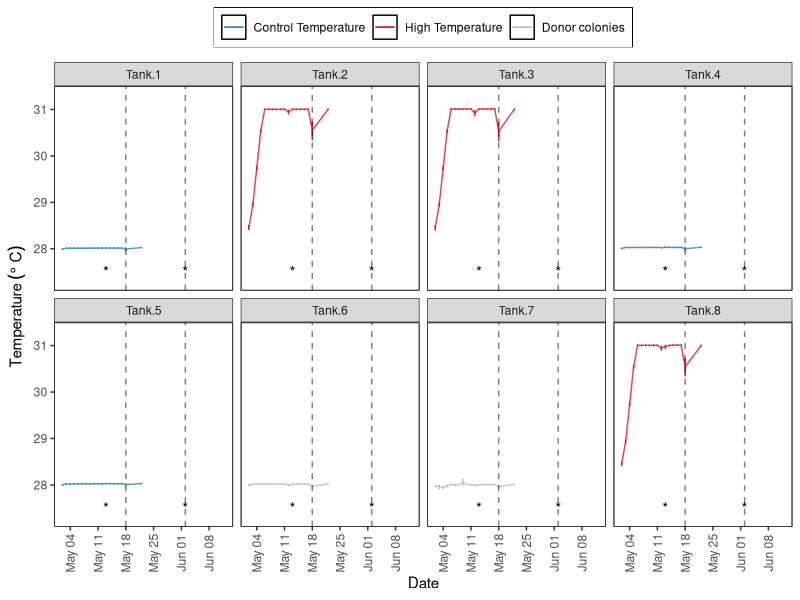
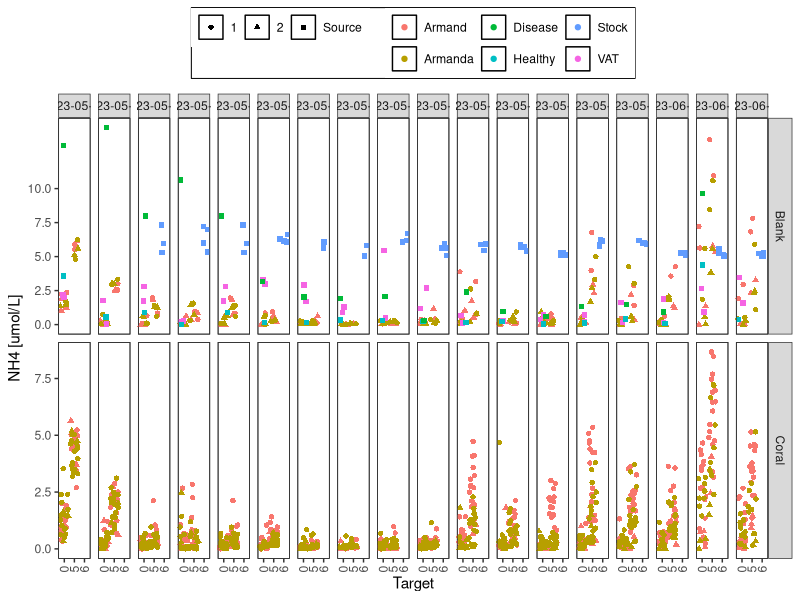
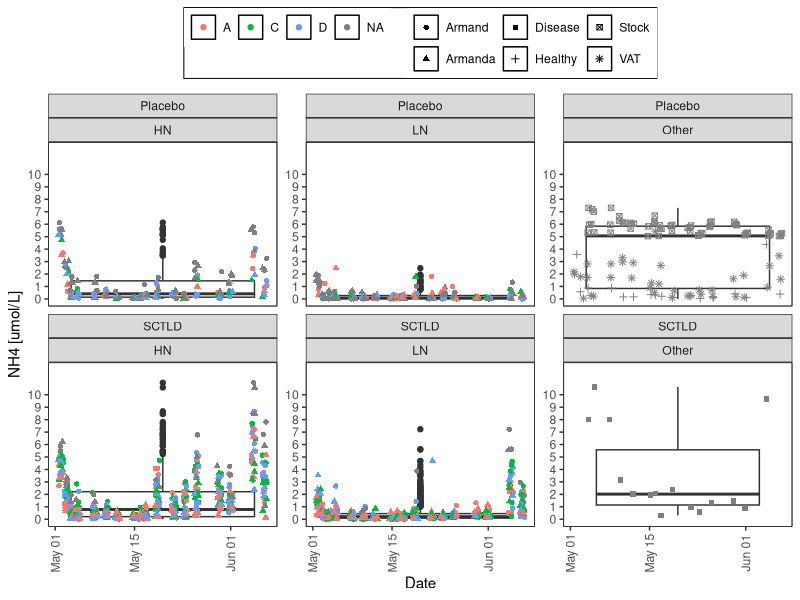
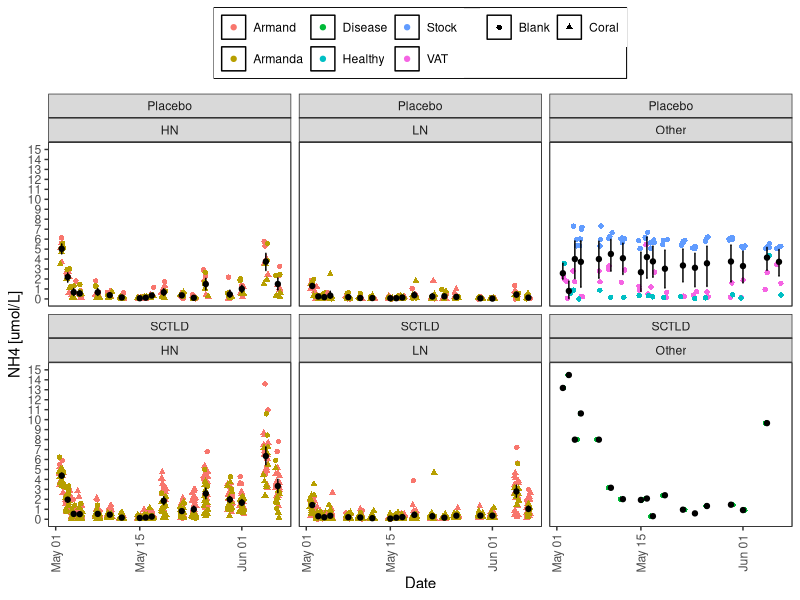
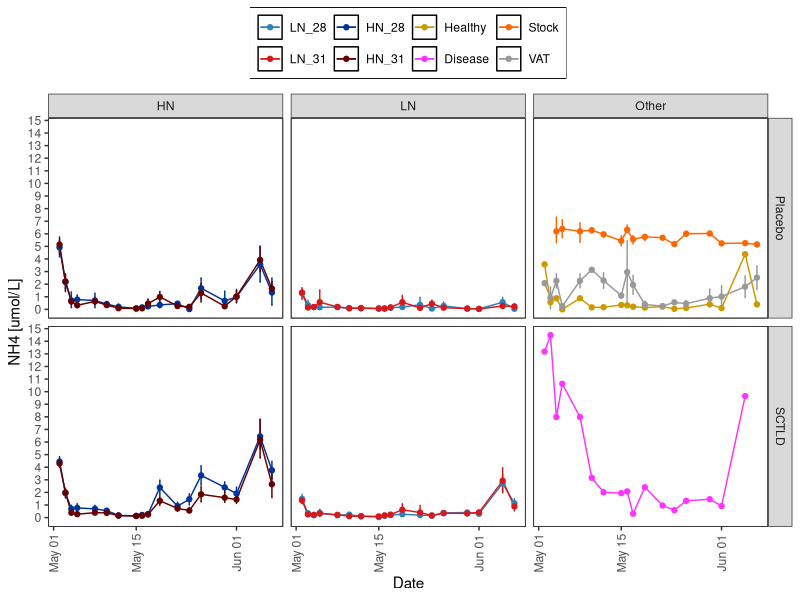
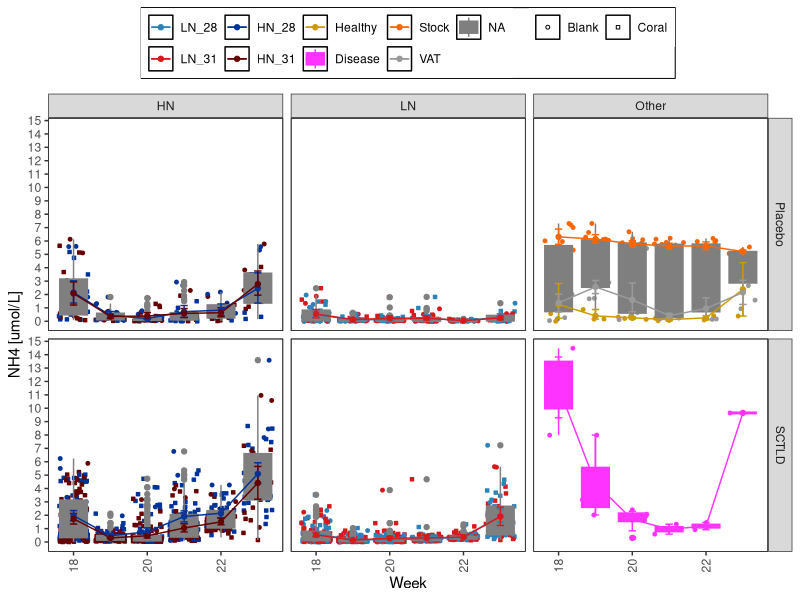
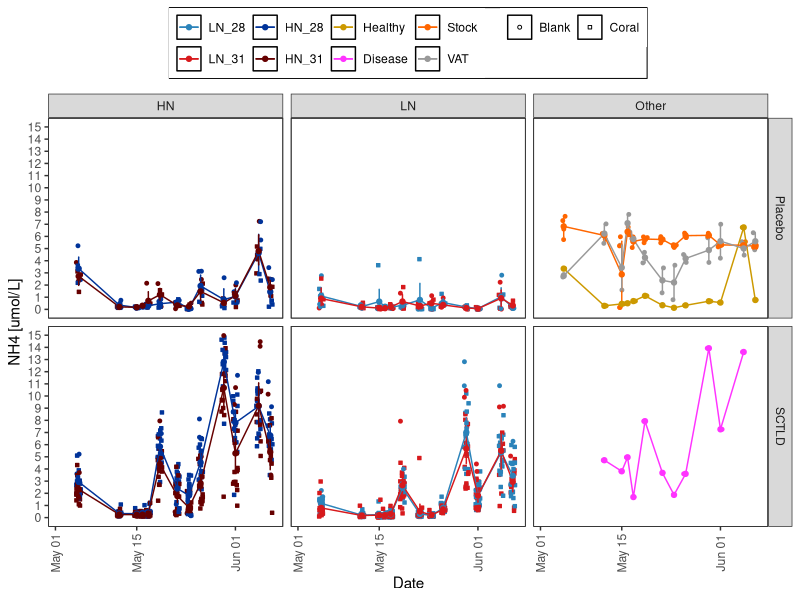
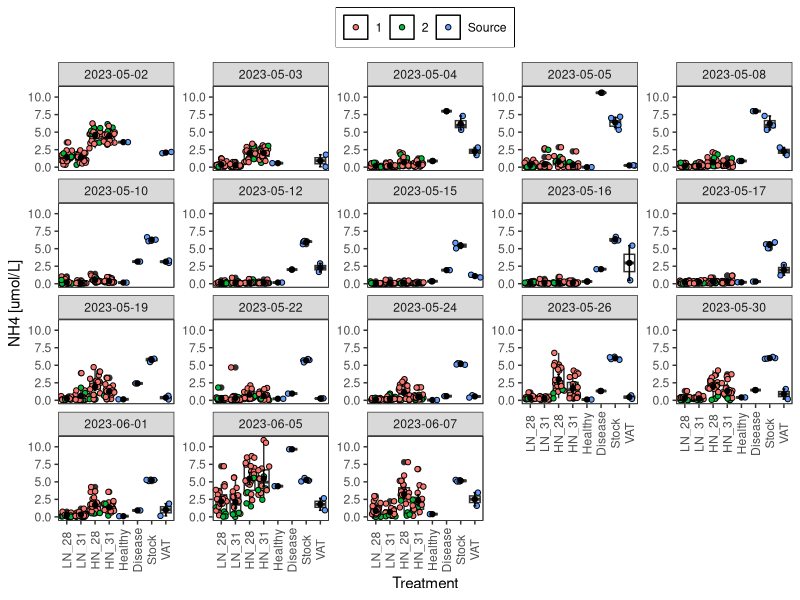

Here is the R script that generated these plots, in order: (Note: this script raises an error after producing the figures.)
## ---- chunk 1
knitr::opts_chunk$set(echo = TRUE, warning=FALSE, message=FALSE)
## ---- chunk 2

# Load all libraries and sources required to run the script
    library(tidyverse)
    library(ggthemes)
    library(ggplot2)
    library(plyr)
    library(tidyr)

    library(lme4)
    library(lmerTest)
    library(reshape2)

# Graphs
# Plots
MyTheme<-theme_bw() +  
theme(legend.position="top",
          plot.background=element_blank(),
          axis.text.x = element_text(angle = 90, vjust = 0.5),
          panel.grid.major.y = element_blank(),
          panel.grid.major.x = element_blank(),
          panel.grid.minor.x = element_blank(),
          panel.grid.minor.y = element_blank(),
          legend.box.background = element_rect(),
          legend.title = element_blank(),
          panel.background =element_rect(fill = NA, 
                                         color = "black"))#+
  #guides(fill=guide_legend(nrow=2,byrow=TRUE), shape=guide_legend(nrow=3,byrow=TRUE))

Treat_fill<-scale_fill_manual(values =
                           c("#2b83ba", "#003399",
                             "#d7191c", "#660000"))

Treat_colour<-scale_colour_manual(values =
                           c("#2b83ba", "#003399",
                             "#d7191c", "#660000"))
  
## ---- chunk 3
# Data
    Temp<-read.csv("Data/Temperature.csv", header = TRUE)
    #summary(Temp)
    Temp$Time<-as.POSIXct(Temp$Time, format="%m/%d/%Y %H:%M",
                               tz = "America/New_York" )
    Temp<-Temp %>% filter(!between(Time, as.POSIXct('2023-05-18 08:50:00.00'),
                                as.POSIXct('2023-05-18 09:55:00.00')))
   
    
    Temp <- gather(Temp, Tank, Temperature, 
                   Tank.1:Tank.8, factor_key=TRUE)
    #Temp<-Temp[Temp$Tank!="Tank.6",]
    #Temp<-Temp[Temp$Tank!="Tank.7",]
    Temp<-Temp %>% mutate(Group =
                     case_when(Tank == "Tank.1" ~ "Control Temperature", 
                               Tank == "Tank.2" ~ "High Temperature", 
                               Tank == "Tank.3" ~ "High Temperature", 
                               Tank == "Tank.4" ~ "Control Temperature",
                               Tank == "Tank.5" ~ "Control Temperature", 
                               Tank == "Tank.6" ~ "Donor colonies", 
                               Tank == "Tank.7" ~ "Donor colonies", 
                               Tank == "Tank.8" ~ "High Temperature"))
    Temp$Group<-factor(Temp$Group, levels = c("Control Temperature",
                                              "High Temperature",
                                              "Donor colonies"))
    
    # Remove data from tank that had a sensor failed
    Temp<-Temp %>% filter((Time<as.POSIXct('2023-06-02 00:50:00.00') | 
                          Tank!="Tank.8"))
    Temp$Date<-as.Date(Temp$Time)
    summary(Temp)
## ---- chunk 4
Temperature<- ggplot(Temp, aes (Time, Temperature)) +
  geom_jitter(aes(colour=Group), alpha=1, size=0.5)+
  # stat_summary(fun.data = "mean_cl_boot", 
  #              geom = "errorbar", width = 0.2,  color="black" )+
  # stat_summary(fun=mean, geom="point",  color="black") + 

  theme(legend.position = "bottom")+
  scale_y_continuous(limits = c(26, 32),
                      breaks = seq(0,32, 2),  
                      #   expand = c(0.01, 0.01),
                      name=("Temperature (C)")) +
  
    scale_x_datetime(breaks = "7 days",
                      date_labels = "%b %d",
                      limits = c(as.POSIXct("2023-05-02 12:30"),
                                 as.POSIXct("2023-06-06 02:00")),
                      #  expand = c(0.01, 0.01),
                      name=("Date")) +
   
  geom_vline(xintercept = as.POSIXct("2023-05-18"),
              linetype=2)+
  annotate("text", x = c(as.POSIXct("2023-05-13"), as.POSIXct("2023-06-12")), y = 27, label = "*")+
  
  MyTheme + facet_wrap(~Tank, ncol = 4)+
  #facet_wrap(~(fct_rev(Tank)), ncol = 4)+
  scale_colour_manual(
  values = c("#2b83ba", "#d7191c", "gray"))+
  theme(legend.position = "none")

#Temperature
## ---- chunk 5
Temperature<- ggplot(Temp, aes (Date, Temperature, colour=Group)) +
  #geom_jitter(aes(colour=Group), alpha=1, size=0.5)+
  stat_summary(fun.data = "mean_cl_boot", 
                geom = "errorbar", width = 0.2)+
  stat_summary(fun=mean, geom="line", alpha=0.8) + 

  theme(legend.position = "bottom")+
  scale_y_continuous(limits = c(27.3, 31.3),
                      breaks = seq(0,32, 1),  
                      #   expand = c(0.01, 0.01),
                      name=expression(Temperature~(degree~C))) +
  
    scale_x_date(breaks = "7 days",
                      date_labels = "%b %d",
                      limits = c(as.Date("2023-05-02"),
                                 as.Date("2023-06-12")),
                      #  expand = c(0.01, 0.01),
                      name=("Date")) +
   
  geom_vline(xintercept = as.Date(c("2023-05-18", "2023-06-02")),
              linetype=2, alpha=0.5)+
  annotate("text", x = c(as.Date("2023-05-13"), 
                         as.Date("2023-06-02")), y = 27.5, label = "*")+
  
  MyTheme + facet_wrap(~Tank, ncol = 4)+
  #facet_wrap(~(fct_rev(Tank)), ncol = 4)+
  scale_colour_manual(
  values = c("#2b83ba", "#d7191c", "gray"))+
  theme(legend.position = "top")

Temperature
## ---- chunk 6
# Data
    data<-read.csv("Data/Nutrients.csv", header = TRUE)
    data<-data[data$Sample.ID<1843,]
    summary(data)
    
    data$N<-as.numeric(data$N)
    
    data$Date<-as.Date(data$Date)
    #data$Time<-as.POSIXct(data$Time)
    library(lubridate)
    data$Week<-isoweek(ymd(data$Date))
    
    data$TimePoint<-factor(data$TP)-17
    data$Target<-factor(data$Target,
                           levels=c("0", "5", "6"))
    # data$Pump<-factor(data$Pump,
    #                        levels=c("1", "2"))
    
    data<-droplevels(data)
    data$Treatment<-factor(data$Treatment, levels = c ("LN_28", "LN_31", "HN_28", "HN_31",
                                                       "Healthy", "Disease",  "Stock", "VAT"))
    data$Treatment3<-factor(paste(data$Nutrients, 
                                  data$Disease, sep = "_"))
    data<-data[data$Date!="2023-05-18", ]
    summary(data)
## ---- chunk 7
NH4_plot<- ggplot(data, aes (Target, NH4)) +
  #geom_boxplot ()+
  geom_jitter(aes(colour=Arm, shape=Pump), alpha=1)+
  # stat_summary(fun.data = "mean_cl_boot", 
  #              geom = "errorbar", width = 0.2,  color="black" )+
  # stat_summary(fun=mean, geom="point",  color="black") + 
  #geom_point(shape=21)+

 
  theme(legend.position = "bottom")+
  scale_y_continuous(#limits = c(0, 11),
                      breaks = seq(0,12, 2.5),  
                      #   expand = c(0.01, 0.01),
                      name=("NH4 [umol/L]")) +
  # geom_hline(yintercept = 4.1, linetype=2)+
  # geom_hline(yintercept = 0.3, linetype=2)+
  MyTheme +
  facet_grid(Beaker.conditions~Date, scales = "free_y")

NH4_plot
## ---- chunk 8
NH4_genotype<- ggplot(data, aes (Date, NH4)) +
  geom_boxplot ()+
  geom_jitter(aes(colour=Genotype, shape=Arm), alpha=1)+
  # stat_summary(fun.data = "mean_cl_boot", 
  #              geom = "errorbar", width = 0.2,  color="black" )+
  # stat_summary(fun=mean, geom="point",  color="black") + 
  #geom_point(shape=21)+

  theme(legend.position = "bottom")+
  scale_y_continuous(limits = c(0, 12),
                      breaks = seq(0,10, 1),  
                      #   expand = c(0.01, 0.01),
                      name=("NH4 [umol/L]")) +
  # geom_hline(yintercept = 4.1, linetype=2)+
  # geom_hline(yintercept = 0.3, linetype=2)+
  MyTheme +
  facet_wrap(Disease~Nutrients, scales = "free_y")
NH4_genotype
## ---- chunk 9
NH4_Arms<- ggplot(data, aes (Date, NH4)) +
  #geom_boxplot ()+
  geom_jitter(aes(colour=Arm, shape=Beaker.conditions), alpha=1)+
  stat_summary(fun.data = "mean_cl_boot", 
                geom = "errorbar", width = 0.2,  color="black" )+
   stat_summary(fun=mean, geom="point",  color="black") + 
  #geom_point(shape=21)+

 
  theme(legend.position = "bottom")+
  scale_y_continuous(limits = c(0, 15),
                      breaks = seq(0,20, 1),  
                      #   expand = c(0.01, 0.01),
                      name=("NH4 [umol/L]")) +
  # geom_hline(yintercept = 4.1, linetype=2)+
  # geom_hline(yintercept = 0.3, linetype=2)+
  MyTheme +
  facet_wrap(Disease~Nutrients)

NH4_Arms
## ---- chunk 10
NH4_Temp<- ggplot(data, aes (Date, NH4, fill=Treatment, colour=Treatment)) +
 
  #geom_jitter(aes(colour=Treatment, shape=Beaker.conditions), alpha=1, size =1)+
  #geom_boxplot ()+
  scale_shape_manual(values=c(21, 22))+
  scale_color_manual(values=c("#2b83ba", "#d7191c", "#003399", "#660000",
                              '#CC9900','#FF33FF', '#FF6600', "#999999"))+
  scale_fill_manual(values=c("#2b83ba", "#d7191c", "#003399", "#660000",
                              '#CC9900','#FF33FF', '#FF6600', "#999999"))+
  stat_summary(fun.data = "mean_cl_boot", 
                geom = "errorbar", width = 0.2)+
  stat_summary(fun.data = "mean_cl_boot", 
                geom = "line")+
  stat_summary(fun=mean, geom="point") + 
  #geom_point(shape=21)+
 
  theme(legend.position = "bottom")+
  scale_y_continuous(#limits = c(0, 15),
                      breaks = seq(0,20, 1),  
                      #   expand = c(0.01, 0.01),
                      name=("NH4 [umol/L]")) +
  # geom_hline(yintercept = 4.1, linetype=2)+
  # geom_hline(yintercept = 0.3, linetype=2)+
  MyTheme
  #NH4_Temp+facet_wrap(~Nutrients)
  NH4_Temp+facet_grid(Disease~Nutrients)
## ---- chunk 11
NH4_W<- ggplot(data, aes (Week, NH4, fill=Treatment, colour=Treatment)) +
 
  geom_jitter(aes(colour=Treatment, shape=Beaker.conditions), 
              alpha=1, size =1)+
  geom_boxplot(aes (Week, NH4, fill=Treatment, group=Week))+
  scale_shape_manual(values=c(21, 22))+
  scale_color_manual(values=c("#2b83ba", "#d7191c", "#003399", "#660000",
                              '#CC9900','#FF33FF', '#FF6600', "#999999"))+
  scale_fill_manual(values=c("#2b83ba", "#d7191c", "#003399", "#660000",
                              '#CC9900','#FF33FF', '#FF6600', "#999999"))+
  stat_summary(fun.data = "mean_cl_boot", 
                geom = "errorbar", width = 0.2)+
  stat_summary(fun.data = "mean_cl_boot", 
                geom = "line")+
  stat_summary(fun=mean, geom="point") + 
  #geom_point(shape=21)+
 
  theme(legend.position = "bottom")+
  scale_y_continuous(#limits = c(0, 15),
                      breaks = seq(0,20, 1),  
                      #   expand = c(0.01, 0.01),
                      name=("NH4 [umol/L]")) +
  # geom_hline(yintercept = 4.1, linetype=2)+
  # geom_hline(yintercept = 0.3, linetype=2)+
  MyTheme
  #NH4_Temp+facet_wrap(~Nutrients)
  NH4_W+facet_grid(Disease~Nutrients)
## ---- chunk 12
N_Temp<- ggplot(data, aes (Date, N, fill=Treatment, colour=Treatment )) +
 
  geom_jitter(aes(colour=Treatment, shape=Beaker.conditions), alpha=1, size =1)+
  #geom_boxplot ()+
  scale_shape_manual(values=c(21, 22))+
  scale_color_manual(values=c("#2b83ba", "#d7191c", "#003399", "#660000",
                              '#CC9900','#FF33FF', '#FF6600', "#999999"))+
  scale_fill_manual(values=c("#2b83ba", "#d7191c", "#003399", "#660000",
                              '#CC9900','#FF33FF', '#FF6600', "#999999"))+
  stat_summary(fun.data = "mean_cl_boot", 
                geom = "errorbar", width = 0.2)+
   stat_summary(fun.data = "mean_cl_boot", 
                geom = "line")+
   stat_summary(fun=mean, geom="point") + 
 
  theme(legend.position = "bottom")+
  scale_y_continuous(limits = c(0, 15),
                      breaks = seq(0,20, 1),  
                      #   expand = c(0.01, 0.01),
                      name=("NH4 [umol/L]")) +
  # geom_hline(yintercept = 4.1, linetype=2)+
  # geom_hline(yintercept = 0.3, linetype=2)+
  MyTheme
  #N_Temp+facet_wrap(~Nutrients)
N_Temp+facet_grid(Disease~Nutrients)

## ---- chunk 13
Concentrations <- ddply (data, .(Nutrients, Disease, Date),
                         summarise,
                meanNH4 = mean (NH4, na.rm = T), 
                sdNH4 = sd (NH4, na.rm = T))
Concentrations

Concentrations<-Concentrations %>% 
 mutate_if(is.numeric, round, digits=2)

# Concentrations<-reshape(Concentrations, idvar = c("Date"),
#                     timevar = c("Nutrients", "Disease"), direction = "wide")
# #Concentrations$Difference<-Concentrations$meanNH4.5-Concentrations$meanNH4.0
# Concentrations

## ---- chunk 14
NH4<- ggplot(data, aes (Treatment, NH4)) +
  geom_boxplot ()+
  geom_jitter(aes(fill=Pump), alpha=1, shape=21,)+
  stat_summary(fun.data = "mean_cl_boot",geom = "errorbar", width = 0.2,  color="black" )+
  stat_summary(fun=mean, geom="point",  color="black") + 
  #geom_point(shape=21)+

 
  theme(legend.position = "bottom")+
  scale_y_continuous(limits = c(0, 11),
                      breaks = seq(0,10, 2.5),  
                      #   expand = c(0.01, 0.01),
                         name=("NH4 [umol/L]")) +
  MyTheme +
  facet_wrap(~Date, scales = "free_y")

NH4
## ---- chunk 15
Concentrations <- ddply (data, .(Treatment, Date),
                         summarise,
                meanNH4 = mean (NH4, na.rm = T), 
                sdNH4 = sd (NH4, na.rm = T))
Concentrations

Concentrations<-Concentrations %>% 
 mutate_if(is.numeric, round, digits=2)

Concentrations<-reshape(Concentrations, idvar = c("Date"),
                    timevar = "Treatment", direction = "wide")

#Concentrations$Difference<-Concentrations$meanNH4.5-Concentrations$meanNH4.0
Concentrations

## ---- chunk 16
delta_O2<- ggplot(wide.data, aes (Treatment.Exposure, change)) +
  geom_boxplot ()+
  stat_summary(fun.data = "mean_cl_boot",geom = "errorbar", width = 0.2, colour="blue")+
  stat_summary(fun=mean, geom="point", colour="blue") + 
  geom_point(shape=21)+

  geom_point(alpha=0.5, shape=21)+
  theme(legend.position = "bottom")+
  scale_y_continuous(#limits = c(0, 15),
                      #   breaks = seq(0,1,0.2),  
                      #   expand = c(0.01, 0.01),
                         name=("delta O2 [nmol/min]")) +
  MyTheme + geom_abline(slope = 0, intercept = 0)+
  facet_grid(~Species.Exposure)
delta_O2


log_delta_O2<- ggplot(wide.data, aes (Treatment.Exposure, log(change))) +
  geom_boxplot ()+
  stat_summary(fun.data = "mean_cl_boot",geom = "errorbar", width = 0.2, colour="blue")+
  stat_summary(fun=mean, geom="point", colour="blue") + 
  #geom_point(shape=21)+

  geom_point(alpha=0.5, shape=21)+
  theme(legend.position = "bottom")+
  scale_y_continuous(#limits = c(0, 15),
                      #   breaks = seq(0,1,0.2),  
                      #   expand = c(0.01, 0.01),
                         name=("log delta O2 [nmol/min]")) +
  MyTheme + geom_abline(slope = 0, intercept = 0)+
  facet_grid(~Species.Exposure)
log_delta_O2
## ---- chunk 17
## model 1: LMER for both species
  fit1<-lmerTest::lmer(FINAL.MO2..nmol.min. ~Treatment * Timepoint +
                         Species + (1|Core), data=data)
  isSingular(fit1)
  anova(fit1)
  ranova(fit1)
  summary(fit1)
  par(mfrow=c(2,2))
  plot(fit1)
  par(mfrow=c(1,1))
  step(fit1)
  
## model 2: LMER for Past
  fit_Past<-lmerTest::lmer(FINAL.MO2..nmol.min. ~Treatment*Timepoint + (1|Core),
            data=data[data$Species=="Past",])
  isSingular(fit_Past)
  anova(fit_Past)
  ranova(fit_Past)
  summary(fit_Past)
  par(mfrow=c(2,2))
  plot(fit_Past)
  par(mfrow=c(1,1))
  #step(fit_Past)
  
## model 3: LMER for Ssid
  fit_Ssid<-lmerTest::lmer(FINAL.MO2..nmol.min. ~Treatment*Timepoint + (1|Core),
               data=data[data$Species=="Ssid",])
  isSingular(fit_Ssid)
  anova(fit_Ssid)
  ranova(fit_Ssid)
  summary(fit_Ssid)
  plot(fit_Ssid)
  #step(fit_Ssid)
## ---- chunk 18
exposure<-data[data$Timepoint=="Exposure", ]

## model 1: LMER for both species
  fit1<-lmerTest::lmer(log(FINAL.MO2..nmol.min.) ~Treatment +
                         Species + (1|Tank), data=exposure)
  isSingular(fit1)
  anova(fit1)
  ranova(fit1)
  summary(fit1)
  par(mfrow=c(2,2))
  plot(fit1)
  par(mfrow=c(1,1))
  #step(fit1)
  
## model 2: LMER for Past
  fit_Past<-lmerTest::lmer(log(FINAL.MO2..nmol.min.) ~Treatment + (1|Tank),
            data=exposure[exposure$Species=="Past",])
  isSingular(fit_Past)
  anova(fit_Past)
  ranova(fit_Past)
  summary(fit_Past)
  par(mfrow=c(2,2))
  plot(fit_Past)
  par(mfrow=c(1,1))
  #step(fit_Past)
  
## model 3: LMER for Ssid
  fit_Ssid<-lmerTest::lmer(log(FINAL.MO2..nmol.min.) ~Treatment + (1|Tank),
               data=exposure[exposure$Species=="Ssid",])
  isSingular(fit_Ssid)
  anova(fit_Ssid)
  ranova(fit_Ssid)
  summary(fit_Ssid)
  plot(fit_Ssid)
  #step(fit_Ssid)
## ---- chunk 19
exposure<-data[data$Timepoint=="Exposure", ]

## model 1: LMER for both species
  fit1<-lmerTest::lmer(FINAL.MO2..nmol.min. ~Treatment +
                         Species + (1|Tank), data=exposure)
  isSingular(fit1)
  anova(fit1)
  ranova(fit1)
  summary(fit1)
  par(mfrow=c(2,2))
  plot(fit1)
  par(mfrow=c(1,1))
  #step(fit1)
  
## model 2: LMER for Past
  fit_Past<-lmerTest::lmer(FINAL.MO2..nmol.min. ~Treatment + (1|Tank),
            data=exposure[exposure$Species=="Past",])
  isSingular(fit_Past)
  anova(fit_Past)
  ranova(fit_Past)
  summary(fit_Past)
  par(mfrow=c(2,2))
  plot(fit_Past)
  par(mfrow=c(1,1))
  #step(fit_Past)
  
## model 3: LMER for Ssid
  fit_Ssid<-lmerTest::lmer(FINAL.MO2..nmol.min. ~Treatment + (1|Tank),
               data=exposure[exposure$Species=="Ssid",])
  isSingular(fit_Ssid)
  anova(fit_Ssid)
  ranova(fit_Ssid)
  summary(fit_Ssid)
  plot(fit_Ssid)
  #step(fit_Ssid)
## ---- chunk 20
recovery<-data[data$Timepoint=="Recovery", ]

## model 1: LMER for both species
  fit1<-lmerTest::lmer(log(FINAL.MO2..nmol.min.) ~Treatment +
                         Species + (1|Tank), data=recovery)
  isSingular(fit1)
  anova(fit1)
  ranova(fit1)
  summary(fit1)
  par(mfrow=c(2,2))
  plot(fit1)
  par(mfrow=c(1,1))
  #step(fit1)
  
## model 2: LMER for Past
  fit_Past<-lmerTest::lmer(log(FINAL.MO2..nmol.min.) ~Treatment + (1|Tank),
            data=recovery[recovery$Species=="Past",])
  isSingular(fit_Past)
  anova(fit_Past)
  ranova(fit_Past)
  summary(fit_Past)
  par(mfrow=c(2,2))
  plot(fit_Past)
  par(mfrow=c(1,1))
  #step(fit_Past)
  
## model 3: LMER for Ssid
  fit_Ssid<-lmerTest::lmer(log(FINAL.MO2..nmol.min.) ~Treatment + (1|Tank),
               data=recovery[recovery$Species=="Ssid",])
  isSingular(fit_Ssid)
  anova(fit_Ssid)
  ranova(fit_Ssid)
  summary(fit_Ssid)
  plot(fit_Ssid)
  #step(fit_Ssid)
## ---- chunk 21
recovery<-data[data$Timepoint=="Recovery", ]

## model 1: LMER for both species
  fit1<-lmerTest::lmer(FINAL.MO2..nmol.min. ~Treatment +
                         Species + (1|Tank), data=recovery)
  isSingular(fit1)
  anova(fit1)
  ranova(fit1)
  summary(fit1)
  par(mfrow=c(2,2))
  plot(fit1)
  par(mfrow=c(1,1))
  #step(fit1)
  
## model 2: LMER for Past
  fit_Past<-lmerTest::lmer(FINAL.MO2..nmol.min. ~Treatment + (1|Tank),
            data=recovery[recovery$Species=="Past",])
  isSingular(fit_Past)
  anova(fit_Past)
  ranova(fit_Past)
  summary(fit_Past)
  par(mfrow=c(2,2))
  plot(fit_Past)
  par(mfrow=c(1,1))
  #step(fit_Past)
  
## model 3: LMER for Ssid
  fit_Ssid<-lmerTest::lmer(FINAL.MO2..nmol.min. ~Treatment + (1|Tank),
               data=recovery[recovery$Species=="Ssid",])
  isSingular(fit_Ssid)
  anova(fit_Ssid)
  ranova(fit_Ssid)
  summary(fit_Ssid)
  plot(fit_Ssid)
  #step(fit_Ssid)
## ---- chunk 22
## model 1: LMER for both species
  fit1<-lmerTest::lmer(change ~Treatment.Exposure * 
                         Species.Exposure + (1|Tank.Exposure), data=wide.data)
  isSingular(fit1)
  anova(fit1)
  ranova(fit1)
  summary(fit1)
  par(mfrow=c(2,2))
  plot(fit1)
  par(mfrow=c(1,1))
  #step(fit1)
  
## model 2: LMER for Past
  fit_Past<-lmerTest::lmer(change ~Treatment.Exposure + (1|Tank.Exposure),
            data=wide.data[wide.data$Species.Exposure=="Past",])
  isSingular(fit_Past)
  anova(fit_Past)
  ranova(fit_Past)
  summary(fit_Past)
  par(mfrow=c(2,2))
  plot(fit_Past)
  par(mfrow=c(1,1))
  #step(fit_Past)
  
## model 3: LMER for Ssid
  fit_Ssid<-lmerTest::lmer(change ~Treatment.Exposure + (1|Tank.Exposure),
               data=wide.data[wide.data$Species.Exposure=="Ssid",])
  isSingular(fit_Ssid)
  anova(fit_Ssid)
  ranova(fit_Ssid)
  summary(fit_Ssid)
  plot(fit_Ssid)
  #step(fit_Ssid)
## ---- chunk 23
# Pairwise comparisons
  # Day specific comparisons
  # Sw.emmc<-emmeans(fit4, ~Treatment)
  # Sw_groups<-cld(Sw.emmc)
  # Sw_groups
## ---- chunk 24
## model 1: LM for both species
  fit1<-lm(change ~Treatment.Exposure * Species.Exposure,
              data=wide.data)
 
  anova(fit1)
  summary(fit1)
  par(mfrow=c(2,2))
  plot(fit1)
  par(mfrow=c(1,1))
  
## model 2: LM for Past
  fit_Past<-lm(change ~Treatment.Exposure,
              data=wide.data[wide.data$Species.Exposure=="Past",])
  anova(fit_Past)
  summary(fit_Past)
  par(mfrow=c(2,2))
  plot(fit_Past)
  par(mfrow=c(1,1))
  #step(fit_Past)
  
## model 3: LM for Ssid
  fit_Ssid<-lm(change ~Treatment.Exposure,
              data=wide.data[wide.data$Species.Exposure=="Ssid",])
  anova(fit_Ssid)
  summary(fit_Ssid)
  par(mfrow=c(2,2))
  plot(fit_Ssid)
  par(mfrow=c(1,1))
  #step(fit_Ssid)
## ---- chunk 25
## model 1: LMER for both species
  fit1<-lm(log(change) ~Treatment.Exposure * Species.Exposure,
              data=wide.data)
  anova(fit1)
  #ranova(fit1)
  summary(fit1)
  par(mfrow=c(2,2))
  plot(fit1)
  par(mfrow=c(1,1))
  #step(fit1)
  
## model 2: LMER for Past
  fit_Past<-lm(log(change) ~Treatment.Exposure,
              data=wide.data[wide.data$Species.Exposure=="Past",])
  anova(fit_Past)
  summary(fit_Past)
  par(mfrow=c(2,2))
  plot(fit_Past)
  par(mfrow=c(1,1))
  #step(fit_Past)
  
## model 3: LMER for Ssid
  fit_Ssid<-lm(log(change) ~Treatment.Exposure,
              data=wide.data[wide.data$Species.Exposure=="Ssid",])
  anova(fit_Ssid)
  summary(fit_Ssid)
  par(mfrow=c(2,2))
  plot(fit_Ssid)
  par(mfrow=c(1,1))
  #step(fit_Ssid)

# Pairwise comparisons
  # Day specific comparisons
  # Sw.emmc<-emmeans(fit4, ~Treatment)
  # Sw_groups<-cld(Sw.emmc)
  # Sw_groups

## ---- chunk 26
# Creates bibliography 
#knitr::write_bib(c(.packages()), "packages.bib")
